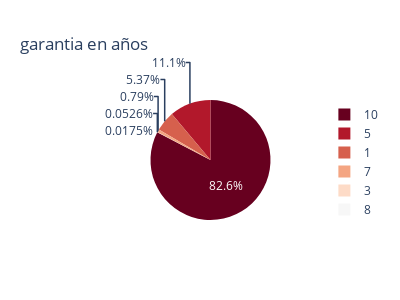

This figure's notebook cell:
### Markdown cell above
Cuál es el período de garantía en años que se asocia con un mayor número de reparaciones en luminarias ?

### Code cell
fig = px.pie(unificada.rma_years_garantia.value_counts().reset_index(), 
             values='count', 
             names='rma_years_garantia', 
             title='garantia en años',
             color_discrete_sequence=px.colors.sequential.RdBu,
             width=400,  # ajustar el ancho
             height=300)  # ajustar la altura

fig.show()

### Figure 1 — Plotly figure (JSON) as saved in the notebook; plotly's stock layout.template omitted (floating-point values rounded to 4 significant figures)
{"data": [{"domain": {"x": [0, 1], "y": [0, 1]}, "hovertemplate": "rma_years_garantia=%{label}<br>count=%{value}<extra></extra>", "labels": [10, 5, 1, 7, 3, 8], "legendgroup": "", "name": "", "showlegend": true, "type": "pie", "values": [4709, 635, 306, 45, 3, 1]}], "layout": {"height": 300, "legend": {"tracegroupgap": 0}, "piecolorway": ["rgb(103,0,31)", "rgb(178,24,43)", "rgb(214,96,77)", "rgb(244,165,130)", "rgb(253,219,199)", "rgb(247,247,247)", "rgb(209,229,240)", "rgb(146,197,222)", "rgb(67,147,195)", "rgb(33,102,172)", "rgb(5,48,97)"], "title": {"text": "garantia en años"}, "width": 400}}
